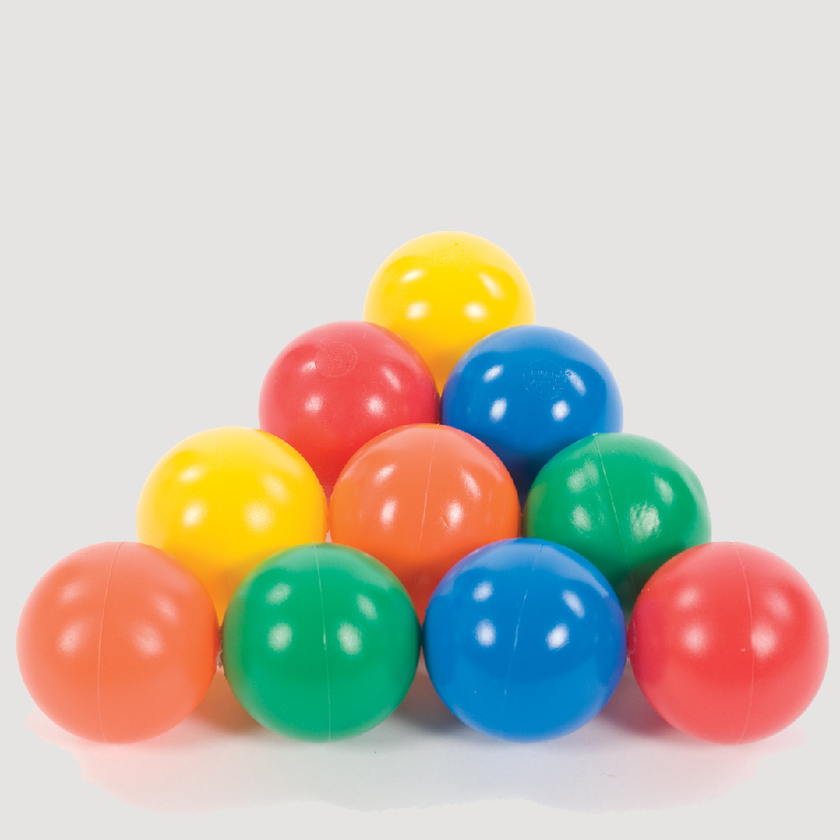
#> input picture OpenCV/color_ball_2.png, 840 x 840 px, shrunk from 1000 x 1000 before the run, found by its file name
$ python ball_color_detection.py
#> lines starting #> are read from the running program, lines starting #| are printed output that depends on the picture; after the words box and inside, x2 and y2 are one past the last pixel; in counts of white or black regions, pixels touching at a corner belong together
import cv2 as cv
import numpy as np

def detect_balls(image_path):
#> called with image_path = 'OpenCV\\color_ball_2.png'
    img = cv.imread(image_path)
#> img is the input picture: shape (840, 840, 3); mean B, G, R 182.8, 194.4, 200.6
    hsv = cv.cvtColor(img, cv.COLOR_BGR2HSV)
#> hsv: shape (840, 840, 3); mean H, S, V 35.1, 71.1, 223
    red1_lower = np.array([0,60,50])       # max can be [179, 255,255]
    red1_upper = np.array([10,255,255])

    red2_lower = np.array([169,100,100])
    red2_upper = np.array([179,255,255])

    blue_lower = np.array([100,50,50])
    blue_upper = np.array([130,255,255])

    red_mask1 = cv.inRange(hsv, red1_lower, red1_upper)
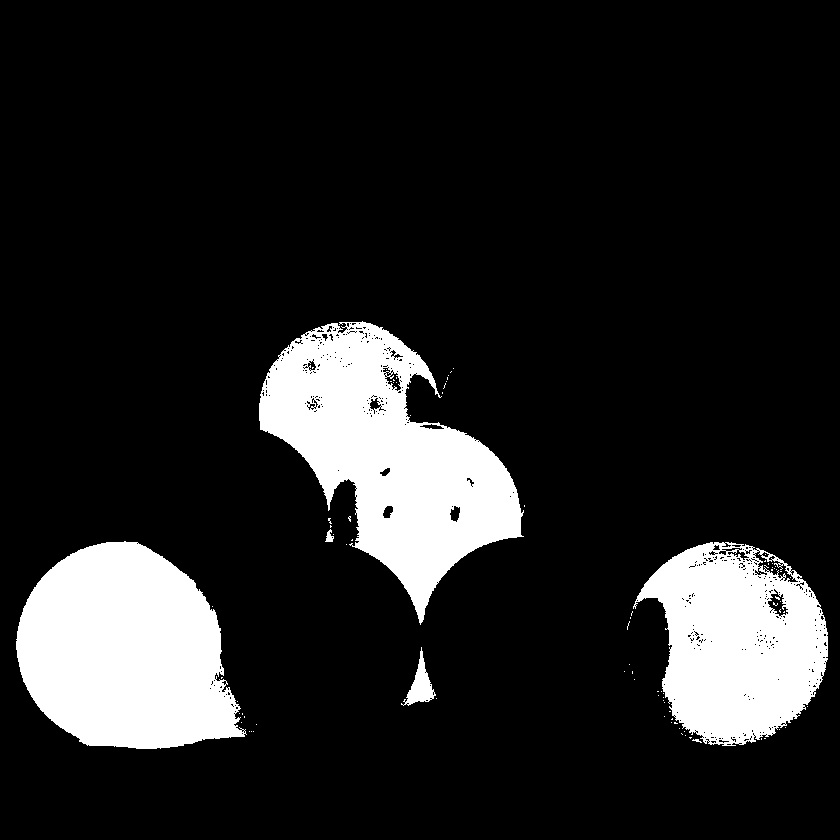
#> red_mask1: shape (840, 840); 14.2% white; 86 white regions (81 under 20 px), largest, box (x1, y1, x2, y2) and area: (259, 321, 524, 625) 37464, (16, 541, 247, 749) 35301, (633, 542, 828, 746) 26307, (401, 647, 436, 706) 747, (325, 529, 334, 542) 67
    red_mask2 = cv.inRange(hsv, red2_lower, red2_upper)
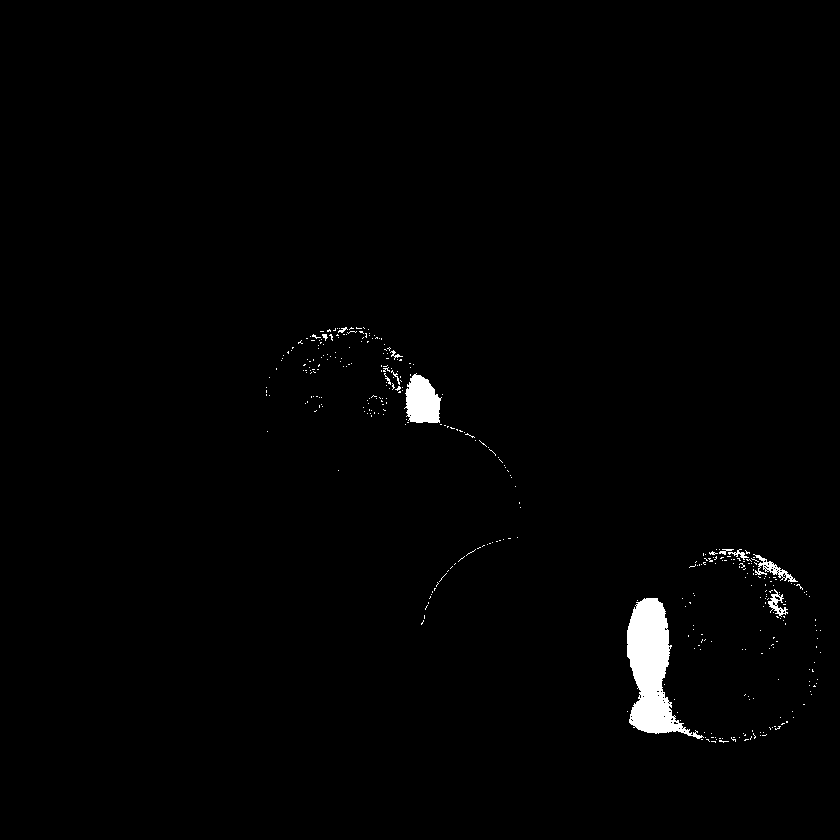
#> red_mask2: shape (840, 840); 1.1% white; 366 white regions (355 under 20 px), largest, box (x1, y1, x2, y2) and area: (627, 598, 704, 739) 4913, (404, 373, 442, 423) 1340, (753, 554, 798, 582) 324
    red_mask = cv.bitwise_or(red_mask1, red_mask2)
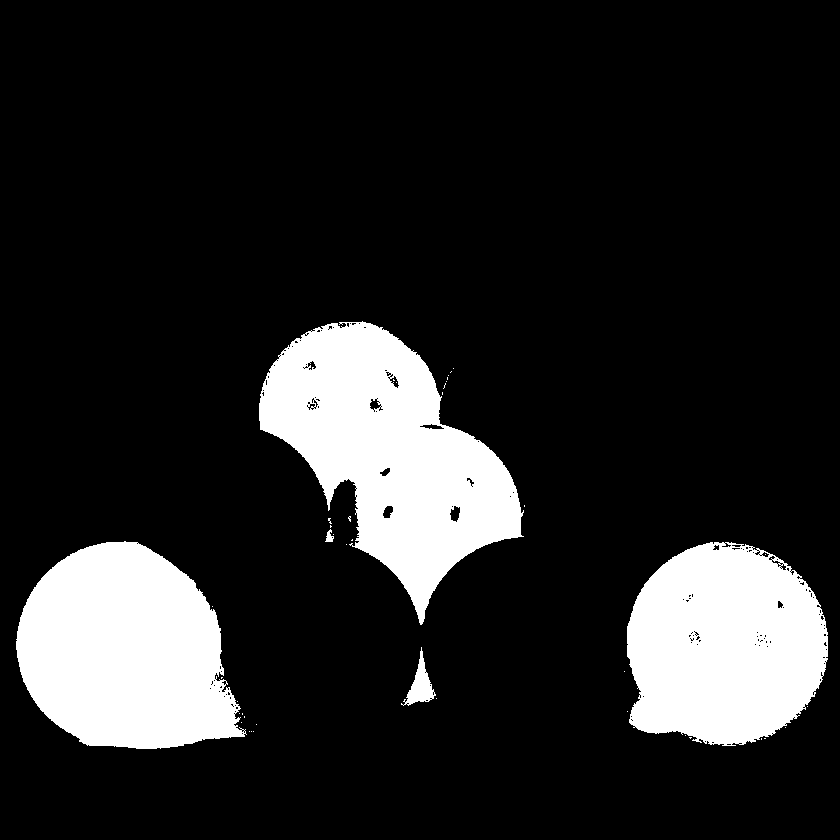
#> red_mask: shape (840, 840); 15.3% white; 42 white regions (37 under 20 px), largest, box (x1, y1, x2, y2) and area: (259, 321, 524, 625) 39468, (16, 541, 247, 749) 35301, (627, 542, 828, 746) 32374, (401, 647, 436, 706) 747, (325, 529, 334, 542) 67
    blue_mask = cv.inRange(hsv, blue_lower, blue_upper)
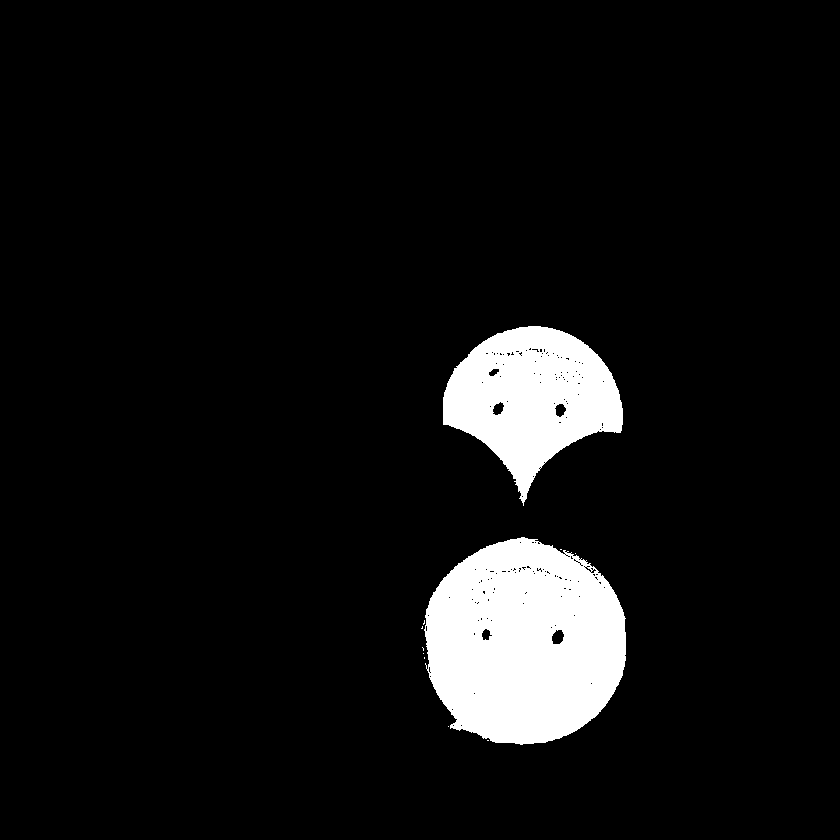
#> blue_mask: shape (840, 840); 7.2% white; 11 white regions (9 under 20 px)

    red_contour, _ = cv.findContours(red_mask, cv.RETR_EXTERNAL, cv.CHAIN_APPROX_SIMPLE)
#> red_contour = 39 contours, 34 with area under 20; largest, box (x1, y1, x2, y2) and area: (259, 321, 524, 625) 39654, (16, 541, 247, 749) 34974, (627, 542, 828, 746) 32372, (401, 647, 436, 706) 678, (325, 529, 334, 542) 50
    blue_contour, _ = cv.findContours(blue_mask, cv.RETR_EXTERNAL, cv.CHAIN_APPROX_SIMPLE)
#> blue_contour = 11 contours, 9 with area under 20; largest, box (x1, y1, x2, y2) and area: (424, 537, 626, 745) 32551, (443, 326, 623, 506) 18340

    for contour in red_contour:
        x, y, w, h = cv.boundingRect(contour)
        cv.rectangle(img, (x, y), (x + w, y + h), (0, 0, 255), 2)
        cv.putText(img, "Red", (x, y-5), cv.FONT_HERSHEY_SIMPLEX, 0.5, (0, 0, 255), 2)
#> this loop made 39 passes
#> (x, y, w, h) on passes 4, 5, 6, 7, 8, 9, 10, 13, 14, 15, 16, 17: (685, 735, 1, 1), (253, 731, 1, 1), (251, 731, 1, 1), (249, 731, 1, 1), (785, 727, 1, 1), (256, 724, 1, 1), (241, 722, 1, 1), (239, 713, 1, 1), (627, 711, 1, 1), (807, 706, 1, 1), (237, 701, 1, 1), (436, 698, 1, 1)
#> (contour, x, y, w, h) on passes 1, 2, 3, 11, 12, 18: ([[764, 738], [765, 738]], 764, 738, 2, 1), ([[761, 738], [761, 739]], 761, 738, 1, 2), ([[689, 737], [690, 738], [691, 737]], 689, 737, 3, 2), ([[244, 716], [244, 717]], 244, 716, 1, 2), ([[242, 713], [242, 714]], 242, 713, 1, 2), ([[221, 677], [221, 678], [222, 677]], 221, 677, 2, 2)
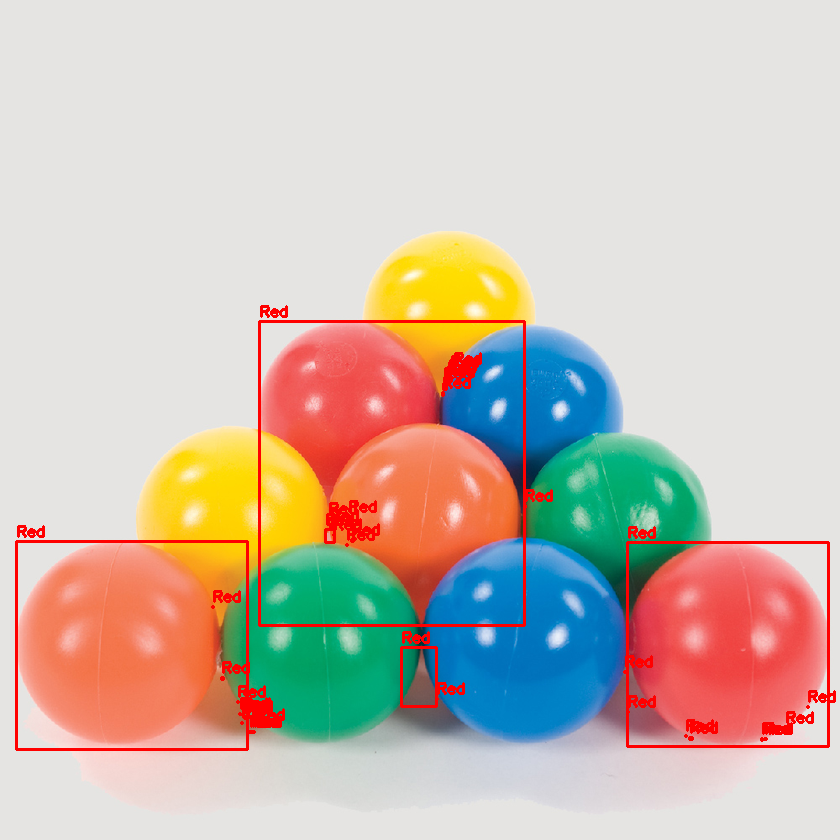
#> img: shape (840, 840, 3); 2.3% of pixels changed, all inside (x1, y1, x2, y2) = (15, 305, 836, 751)
    for contour in blue_contour:
        x, y, w, h = cv.boundingRect(contour)
        cv.rectangle(img, (x, y), (x + w, y + h), (255, 0, 0), 2)
        cv.putText(img, "Blue", (x, y-5), cv.FONT_HERSHEY_SIMPLEX, 0.5, (255, 0, 0), 2)
#> this loop made 11 passes
#> (x, y, w, h) on passes 2, 4, 7, 8, 10, 11: (448, 726, 1, 1), (423, 653, 1, 1), (423, 620, 2, 5), (575, 553, 1, 1), (424, 537, 202, 208), (443, 326, 180, 180)
#> (contour, x, y, w, h) on passes 1, 3, 5, 6, 9: ([[487, 740], [488, 740]], 487, 740, 2, 1), ([[424, 657], [424, 658]], 424, 657, 1, 2), ([[422, 647], [423, 648], [423, 650], [423, 648]], 422, 647, 2, 4), ([[422, 626], [422, 627], [421, 628], [422, 628]], 421, 626, 2, 3), ([[560, 549], [561, 549]], 560, 549, 2, 1)
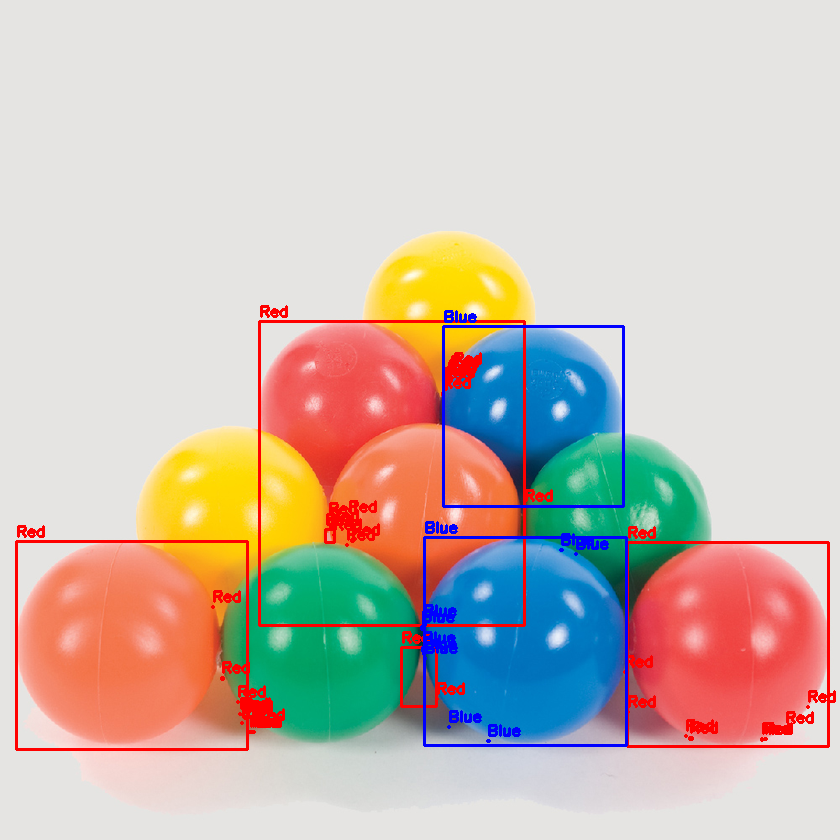
#> img: shape (840, 840, 3); 1.01% of pixels changed, all inside (x1, y1, x2, y2) = (420, 310, 628, 747)


    cv.imshow("Detected balls", img)
    cv.waitKey(0)
    cv.destroyAllWindows()

image_path = "OpenCV\color_ball_2.png"

detect_balls(image_path)

$ run again, with OpenCV/color_ball_1.png copied over OpenCV/color_ball_2.png
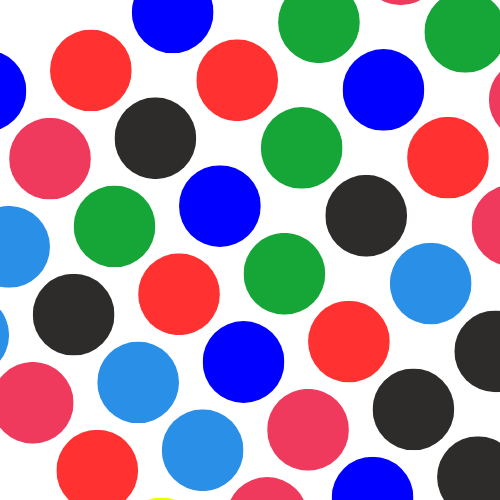
#> input picture OpenCV/color_ball_1.png, 500 x 500 px, found by its file name
#> in detect_balls, img is the input picture: shape (500, 500, 3); mean B, G, R 172.4, 150.2, 167.4
#> hsv: shape (500, 500, 3); mean H, S, V 41.3, 103.6, 220.1
#> in detect_balls, `red_mask1 = cv.inRange(hsv, red1_lower, red1_upper)`:
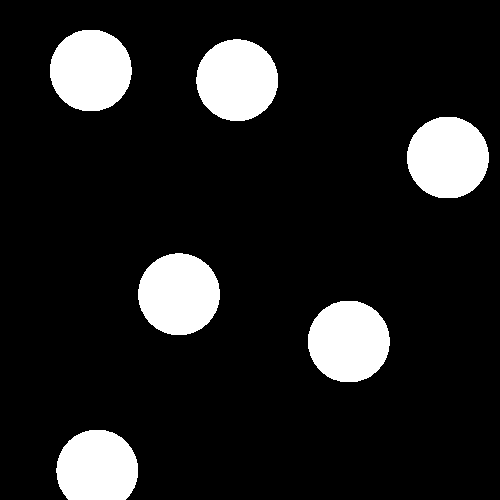
#> red_mask1: shape (500, 500); 12.5% white; 6 white regions, box (x1, y1, x2, y2) and area: (138, 253, 220, 335) 5271, (407, 117, 489, 198) 5269, (50, 30, 132, 111) 5267, (308, 301, 390, 382) 5264, (196, 39, 278, 121) 5261, (56, 430, 138, 500) 4808
#> red_mask2: shape (500, 500); 7.5% white; 7 white regions, largest, box (x1, y1, x2, y2) and area: (267, 389, 349, 470) 5217, (9, 118, 91, 199) 5210, (0, 362, 73, 444) 4942
#> red_mask: shape (500, 500); 19.9% white; 13 white regions, largest, box (x1, y1, x2, y2) and area: (138, 253, 220, 335) 5271, (407, 117, 489, 198) 5269, (50, 30, 132, 111) 5267
#> blue_mask: shape (500, 500); 17.3% white; 11 white regions
#> red_contour = 13 contours; largest, box (x1, y1, x2, y2) and area: (138, 253, 220, 335) 5154, (407, 117, 489, 198) 5153, (50, 30, 132, 111) 5151, (308, 301, 390, 382) 5148, (196, 39, 278, 121) 5145
#> blue_contour = 11 contours; largest, box (x1, y1, x2, y2) and area: (179, 165, 261, 247) 5182, (203, 321, 284, 403) 5177, (343, 49, 424, 131) 5164, (390, 243, 472, 324) 5154, (162, 409, 244, 491) 5149
#> the loop in detect_balls, `for contour in red_contour:` made 13 passes
#> (x, y, w, h) on passes 1 to 8: (231, 477, 73, 23), (56, 430, 82, 70), (267, 389, 82, 81), (0, 362, 73, 82), (308, 301, 82, 81), (138, 253, 82, 82), (472, 187, 28, 77), (9, 118, 82, 81)
#> the loop in detect_balls, `for contour in blue_contour:` made 11 passes
#> (x, y, w, h) on passes 1 to 8: (332, 457, 81, 43), (162, 409, 82, 82), (97, 342, 82, 81), (203, 321, 81, 82), (0, 310, 9, 50), (390, 243, 82, 81), (0, 206, 50, 82), (179, 165, 82, 82)
#> after the loop in detect_balls, `for contour in blue_contour:`:
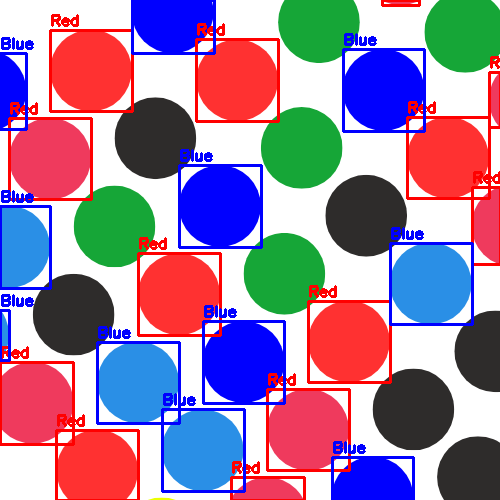
#> img: shape (500, 500, 3); mean B, G, R 163.1, 131, 159.2
